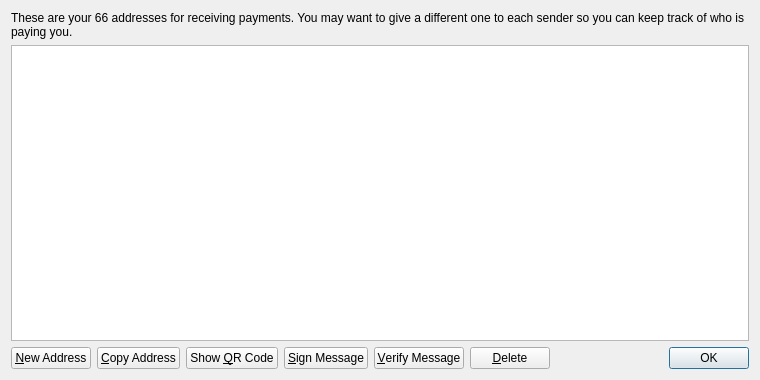
<?xml version="1.0" encoding="UTF-8"?>
<ui version="4.0">
 <class>AddressBookPage</class>
 <widget class="QWidget" name="AddressBookPage">
  <property name="geometry">
   <rect>
    <x>0</x>
    <y>0</y>
    <width>760</width>
    <height>380</height>
   </rect>
  </property>
  <property name="windowTitle">
   <string>Address Book</string>
  </property>
  <layout class="QVBoxLayout" name="verticalLayout">
   <item>
    <widget class="QLabel" name="labelExplanation">
     <property name="text">
      <string>These are your 66 addresses for receiving payments. You may want to give a different one to each sender so you can keep track of who is paying you.</string>
     </property>
     <property name="textFormat">
      <enum>Qt::PlainText</enum>
     </property>
     <property name="wordWrap">
      <bool>true</bool>
     </property>
    </widget>
   </item>
   <item>
    <widget class="QTableView" name="tableView">
     <property name="contextMenuPolicy">
      <enum>Qt::CustomContextMenu</enum>
     </property>
     <property name="toolTip">
      <string>Double-click to edit address or label</string>
     </property>
     <property name="tabKeyNavigation">
      <bool>false</bool>
     </property>
     <property name="alternatingRowColors">
      <bool>true</bool>
     </property>
     <property name="selectionMode">
      <enum>QAbstractItemView::SingleSelection</enum>
     </property>
     <property name="selectionBehavior">
      <enum>QAbstractItemView::SelectRows</enum>
     </property>
     <property name="sortingEnabled">
      <bool>true</bool>
     </property>
     <attribute name="verticalHeaderVisible">
      <bool>false</bool>
     </attribute>
    </widget>
   </item>
   <item>
    <layout class="QHBoxLayout" name="horizontalLayout">
     <item>
      <widget class="QPushButton" name="newAddressButton">
       <property name="toolTip">
        <string>Create a new address</string>
       </property>
       <property name="text">
        <string>&amp;New Address</string>
       </property>
       <property name="icon">
        <iconset resource="../bitcoin.qrc">
         <normaloff>:/icons/add</normaloff>:/icons/add</iconset>
       </property>
      </widget>
     </item>
     <item>
      <widget class="QPushButton" name="copyToClipboard">
       <property name="toolTip">
        <string>Copy the currently selected address to the system clipboard</string>
       </property>
       <property name="text">
        <string>&amp;Copy Address</string>
       </property>
       <property name="icon">
        <iconset resource="../bitcoin.qrc">
         <normaloff>:/icons/editcopy</normaloff>:/icons/editcopy</iconset>
       </property>
      </widget>
     </item>
     <item>
      <widget class="QPushButton" name="showQRCode">
       <property name="text">
        <string>Show &amp;QR Code</string>
       </property>
       <property name="icon">
        <iconset resource="../bitcoin.qrc">
         <normaloff>:/icons/qrcode</normaloff>:/icons/qrcode</iconset>
       </property>
      </widget>
     </item>
     <item>
      <widget class="QPushButton" name="signMessage">
       <property name="toolTip">
        <string>Sign a message to prove you own a Bitcoin address</string>
       </property>
       <property name="text">
        <string>&amp;Sign Message</string>
       </property>
       <property name="icon">
        <iconset resource="../bitcoin.qrc">
         <normaloff>:/icons/edit</normaloff>:/icons/edit</iconset>
       </property>
      </widget>
     </item>
     <item>
      <widget class="QPushButton" name="verifyMessage">
       <property name="toolTip">
        <string>Verify a message to ensure it was signed with a specified Bitcoin address</string>
       </property>
       <property name="text">
        <string>&amp;Verify Message</string>
       </property>
       <property name="icon">
        <iconset resource="../bitcoin.qrc">
         <normaloff>:/icons/transaction_0</normaloff>:/icons/transaction_0</iconset>
       </property>
      </widget>
     </item>
     <item>
      <widget class="QPushButton" name="deleteButton">
       <property name="toolTip">
        <string>Delete the currently selected address from the list. Only sending addresses can be deleted.</string>
       </property>
       <property name="text">
        <string>&amp;Delete</string>
       </property>
       <property name="icon">
        <iconset resource="../bitcoin.qrc">
         <normaloff>:/icons/remove</normaloff>:/icons/remove</iconset>
       </property>
      </widget>
     </item>
     <item>
      <spacer name="horizontalSpacer">
       <property name="orientation">
        <enum>Qt::Horizontal</enum>
       </property>
       <property name="sizeHint" stdset="0">
        <size>
         <width>40</width>
         <height>20</height>
        </size>
       </property>
      </spacer>
     </item>
     <item>
      <widget class="QDialogButtonBox" name="buttonBox">
       <property name="sizePolicy">
        <sizepolicy hsizetype="Maximum" vsizetype="Fixed">
         <horstretch>0</horstretch>
         <verstretch>0</verstretch>
        </sizepolicy>
       </property>
       <property name="standardButtons">
        <set>QDialogButtonBox::Ok</set>
       </property>
      </widget>
     </item>
    </layout>
   </item>
  </layout>
 </widget>
 <resources>
  <include location="../bitcoin.qrc"/>
 </resources>
 <connections/>
</ui>
